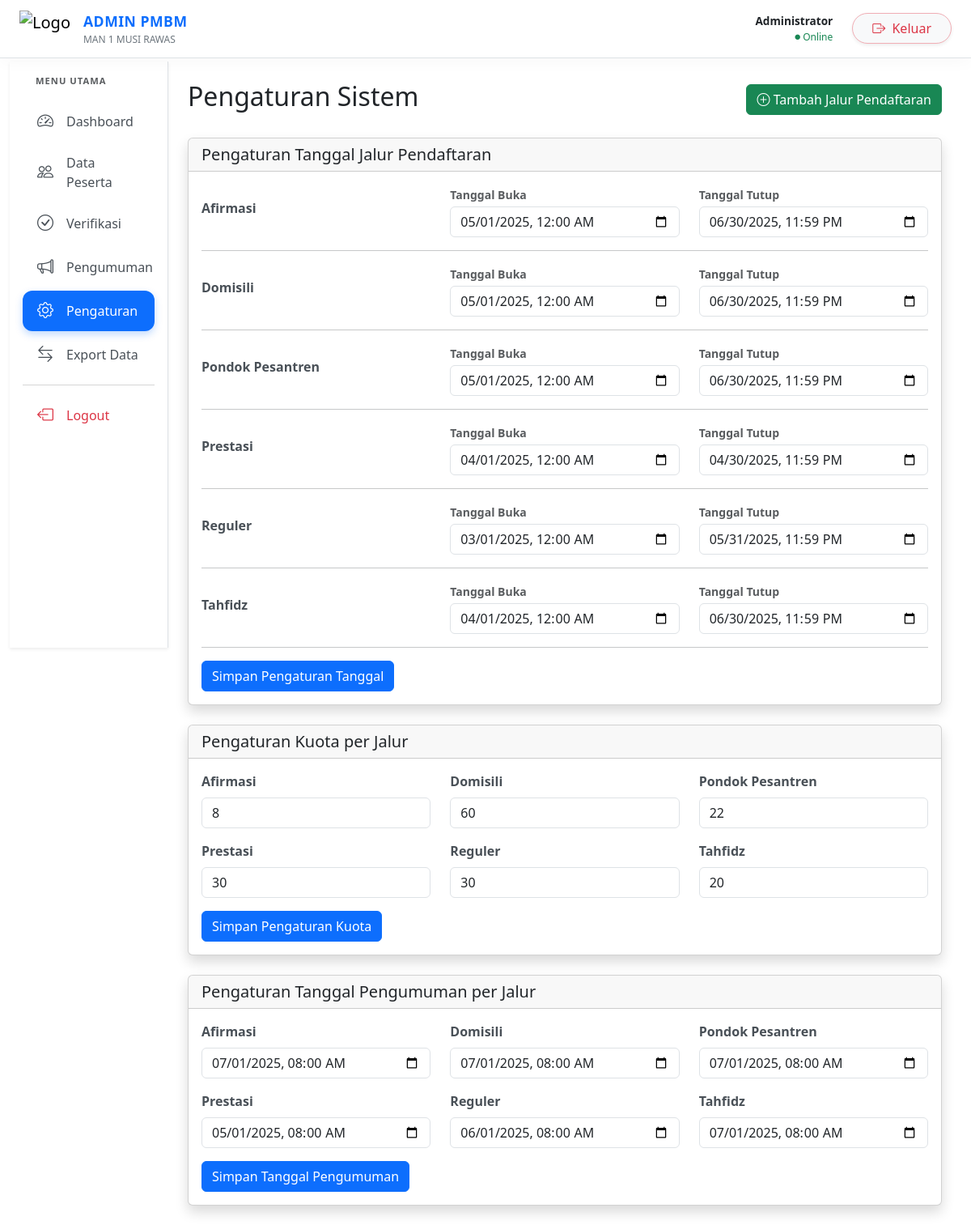
The app's page /admin/pengaturan.php (signed in) with its own data.
### tables this page shows
CREATE TABLE jalur_pendaftaran (
    id INT PRIMARY KEY AUTO_INCREMENT,
    nama_jalur VARCHAR(50) UNIQUE,
    kuota INT,
    tanggal_buka DATETIME,
    tanggal_tutup DATETIME,
    tanggal_pengumuman DATETIME,
    created_at TIMESTAMP DEFAULT CURRENT_TIMESTAMP
);

### admin/pengaturan.php (the view, shortened to what this page needs)
<?php
require_once __DIR__.'/../config/db.php';
$stmt = $pdo->query("SELECT * FROM jalur_pendaftaran ORDER BY nama_jalur");
$jalur_list = $stmt->fetchAll();
?>
<!DOCTYPE html>
<html lang="id">
<head>
    <link href="https://cdn.jsdelivr.net/npm/bootstrap@5.3.0/dist/css/bootstrap.min.css" rel="stylesheet">
    <link rel="stylesheet" href="https://cdn.jsdelivr.net/npm/bootstrap-icons@1.11.1/font/bootstrap-icons.css">
    <link rel="stylesheet" href="../assets/css/style.css">
</head>
<body>
    <?php include 'partials/admin_header.php'; ?>
    <div class="container-fluid">
        <div class="row g-0">
            <div class="col-md-2 sidebar-container">
                <?php include 'partials/admin_sidebar.php'; ?>
            </div>
            <div class="col-md-10 pt-4 px-4">
                <div class="d-flex justify-content-between align-items-center mb-4">
                    <h2>Pengaturan Sistem</h2>
                    <button type="button" class="btn btn-success" data-bs-toggle="modal" data-bs-target="#tambahJalurModal">
                        <i class="bi bi-plus-circle"></i> Tambah Jalur Pendaftaran
                    </button>
                </div>
                <?php if(empty($jalur_list)): ?>
                    <div class="alert alert-warning">
                        Belum ada jalur pendaftaran. Silakan klik tombol "Tambah Jalur Pendaftaran" di atas untuk memulai.
                    </div>
                <?php else: ?>
                    <div class="card shadow mb-4">
                        <div class="card-header">
                            <h5 class="card-title mb-0">Pengaturan Tanggal Jalur Pendaftaran</h5>
                        </div>
                        <div class="card-body">
                            <form action="process/update_periode.php" method="POST">
                                <?php foreach($jalur_list as $jalur): ?>
                                <div class="row mb-3 align-items-center">
                                    <div class="col-md-4">
                                        <label class="form-label fw-bold"><?= htmlspecialchars($jalur['nama_jalur']) ?></label>
                                    </div>
                                    <div class="col-md-4">
                                        <label class="form-label text-muted small mb-1">Tanggal Buka</label>
                                        <input type="datetime-local" class="form-control"
                                               name="tanggal_buka[<?= $jalur['id'] ?>]"
                                               value="<?= $jalur['tanggal_buka'] ? date('Y-m-d\TH:i', strtotime($jalur['tanggal_buka'])) : '' ?>">
                                    </div>
                                    <div class="col-md-4">
                                        <label class="form-label text-muted small mb-1">Tanggal Tutup</label>
                                        <input type="datetime-local" class="form-control"
                                               name="tanggal_tutup[<?= $jalur['id'] ?>]"
                                               value="<?= $jalur['tanggal_tutup'] ? date('Y-m-d\TH:i', strtotime($jalur['tanggal_tutup'])) : '' ?>">
                                    </div>
                                </div>
                                <hr>
                                <?php endforeach; ?>
                                <button type="submit" class="btn btn-primary">Simpan Pengaturan Tanggal</button>
                            </form>
                        </div>
                    </div>
                    <div class="card shadow mb-4">
                        <div class="card-header">
                            <h5 class="card-title mb-0">Pengaturan Kuota per Jalur</h5>
                        </div>
                        <div class="card-body">
                            <form action="process/update_kuota.php" method="POST">
                                <div class="row">
                                <?php foreach($jalur_list as $jalur): ?>
                                    <div class="col-md-4 mb-3">
                                        <label class="form-label"><?= htmlspecialchars($jalur['nama_jalur']) ?></label>
                                        <input type="number" class="form-control"
                                               name="kuota[<?= $jalur['id'] ?>]"
                                               value="<?= htmlspecialchars($jalur['kuota'] ?? '') ?>"
                                               min="0">
                                    </div>
                                <?php endforeach; ?>
                                </div>
                                <button type="submit" class="btn btn-primary">Simpan Pengaturan Kuota</button>
                            </form>
                        </div>
                    </div>
                    <div class="card shadow mb-4">
                        <div class="card-header">
                            <h5 class="card-title mb-0">Pengaturan Tanggal Pengumuman per Jalur</h5>
                        </div>
                        <div class="card-body">
                            <form action="process/update_pengumuman.php" method="POST">
                                <div class="row">
                                <?php foreach($jalur_list as $jalur): ?>
                                    <div class="col-md-4 mb-3">
                                        <label class="form-label"><?= htmlspecialchars($jalur['nama_jalur']) ?></label>
                                        <input type="datetime-local" class="form-control"
                                               name="tanggal_pengumuman[<?= $jalur['id'] ?>]"
                                               value="<?= $jalur['tanggal_pengumuman'] ? date('Y-m-d\TH:i', strtotime($jalur['tanggal_pengumuman'])) : '' ?>">
                                    </div>
                                <?php endforeach; ?>
                                </div>
                                <button type="submit" class="btn btn-primary">Simpan Tanggal Pengumuman</button>
                            </form>
                        </div>
                    </div>
                <?php endif; ?>
            </div>
        </div>
    </div>
</body>
</html>

### assets/css/style.css (style rules this page uses)
.form-label { font-weight: 600; color: #495057; }

### records on screen
jalur_pendaftaran: nama_jalur "Afirmasi", tanggal_buka "05/01/2025 00:00", tanggal_tutup "06/30/2025 23:59", kuota "8", tanggal_pengumuman "07/01/2025 08:00"
jalur_pendaftaran: nama_jalur "Domisili", tanggal_buka "05/01/2025 00:00", tanggal_tutup "06/30/2025 23:59", kuota "60", tanggal_pengumuman "07/01/2025 08:00"
jalur_pendaftaran: nama_jalur "Pondok Pesantren", tanggal_buka "05/01/2025 00:00", tanggal_tutup "06/30/2025 23:59", kuota "22", tanggal_pengumuman "07/01/2025 08:00"
jalur_pendaftaran: nama_jalur "Prestasi", tanggal_buka "04/01/2025 00:00", tanggal_tutup "04/30/2025 23:59", kuota "30", tanggal_pengumuman "05/01/2025 08:00"
jalur_pendaftaran: nama_jalur "Reguler", tanggal_buka "03/01/2025 00:00", tanggal_tutup "05/31/2025 23:59", kuota "30", tanggal_pengumuman "06/01/2025 08:00"
jalur_pendaftaran: nama_jalur "Tahfidz", tanggal_buka "04/01/2025 00:00", tanggal_tutup "06/30/2025 23:59", kuota "20", tanggal_pengumuman "07/01/2025 08:00"

### other values on screen
$item['text'] "Dashboard"
$item['text'] "Data Peserta"
$item['text'] "Verifikasi"
$item['text'] "Pengumuman"
$item['text'] "Pengaturan"
$item['text'] "Export Data"
